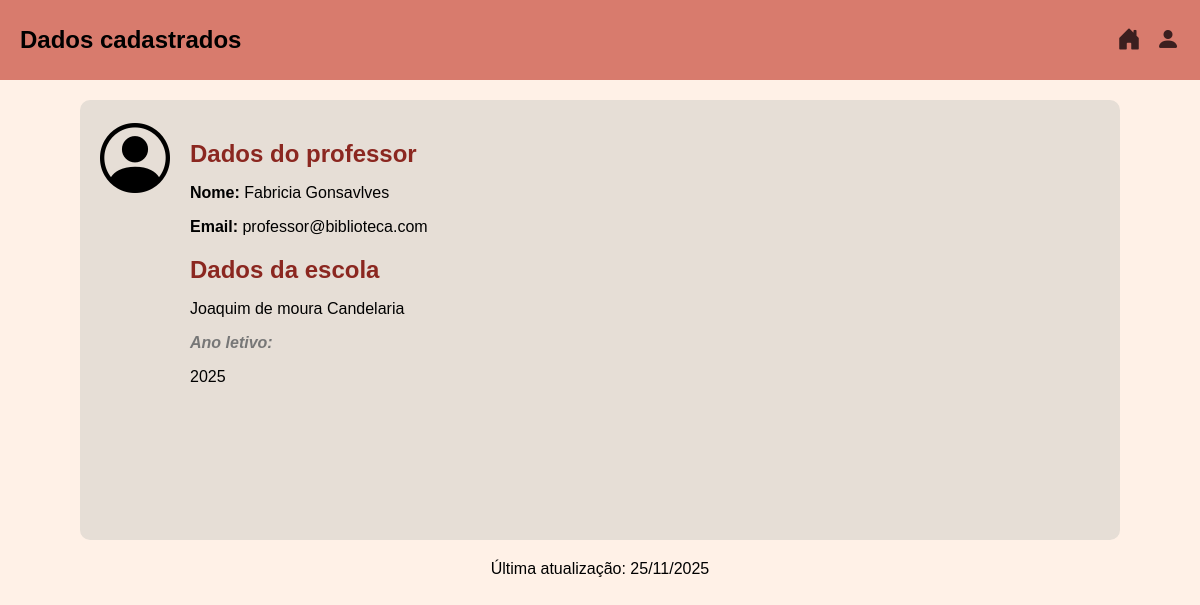
Screenshot of /biblioteca-digital-tcc/dadosprof.php (signed in) with the database file from the repository.
### tables this page shows
CREATE TABLE `professor` (
  `id` int(11) NOT NULL,
  `nome` varchar(100) NOT NULL,
  `email` varchar(100) NOT NULL,
  `senha` varchar(255) NOT NULL,
  `escola` varchar(100) NOT NULL,
  `cidade` varchar(50) NOT NULL,
  `ativo` tinyint(1) DEFAULT 1,
  `created_at` timestamp NOT NULL DEFAULT current_timestamp()
);

### biblioteca-digital-tcc/dadosprof.php (the view, shortened to what this page needs)
<?php
include "conexaoconsulta.php";
$prof_id = $_SESSION['ProfID'];
$sql = "SELECT * FROM professor WHERE id = ?";
$stmt = $conexao->prepare($sql);
$stmt->bind_param("i", $prof_id);
$stmt->execute();
$result = $stmt->get_result();
$professor = $result->fetch_assoc();
?>
<!DOCTYPE html>
<html lang="pt-BR">
<head>
    <link rel="stylesheet" href="https://cdn.jsdelivr.net/npm/bootstrap-icons@1.11.3/font/bootstrap-icons.css">
    <link rel="stylesheet" href="css/dadosprof.css">
</head>
<body>
<header>
    <h1>Dados cadastrados</h1>
    <div class="icons">
    <a href="homeprof.php" class="icon-link">
        <i class="bi bi-house-door-fill" title="Início"></i>
</a>
    <i class="bi bi-person-fill" id="user-icon" title="Perfil"></i>
</div>
</header>
<div class="info-card">
    <div class="icon-area">
        <i class="bi bi-person-circle"></i>
    </div>
    <div class="text-area">
        <h2 class="section-title">Dados do professor</h2>
        <p><strong>Nome:</strong> <?= htmlspecialchars($professor['nome']) ?></p>
        <p><strong>Email:</strong> <?= htmlspecialchars($professor['email']) ?></p>
        <h2 class="section-title mt-3">Dados da escola</h2>
        <p><?= htmlspecialchars($professor['escola']) ?></p>
        <p class="ano-letivo"><strong>Ano letivo:</strong></p>
        <p>2025</p>
    </div>
</div>
<center>Última atualização: <?= date("d/m/Y") ?></center>
</body>
</html>

### biblioteca-digital-tcc/css/dadosprof.css (style rules this page uses)
body { font-family: Arial, sans-serif; margin: 0; background-color: #fff1e7; }
header { display: flex; justify-content: space-between; align-items: center; padding: 10px 20px; background-color: #d87b6d; position: relative; }
header h1 { font-size: 24px; color: #000000; }
.icons { display: flex; gap: 15px; position: relative; }
.icons i { font-size: 24px; color: #3b1f1f; cursor: pointer; }
.info-card { background-color: #e6ded6; border-radius: 10px; padding: 20px; max-width: 1000px; height: 400px; margin: 20px auto; display: flex; align-items: flex-start; gap: 20px; }
.icon-area i { font-size: 70px; color: black; }
.section-title { color: #8b2720; font-weight: bold; margin-bottom: 5px; }
.ano-letivo { font-style: italic; color: #777; margin-bottom: 5px; }

### rows the page displays
professor: nome "Fabricia Gonsavlves", email "professor@biblioteca.com", escola "Joaquim de moura Candelaria"
